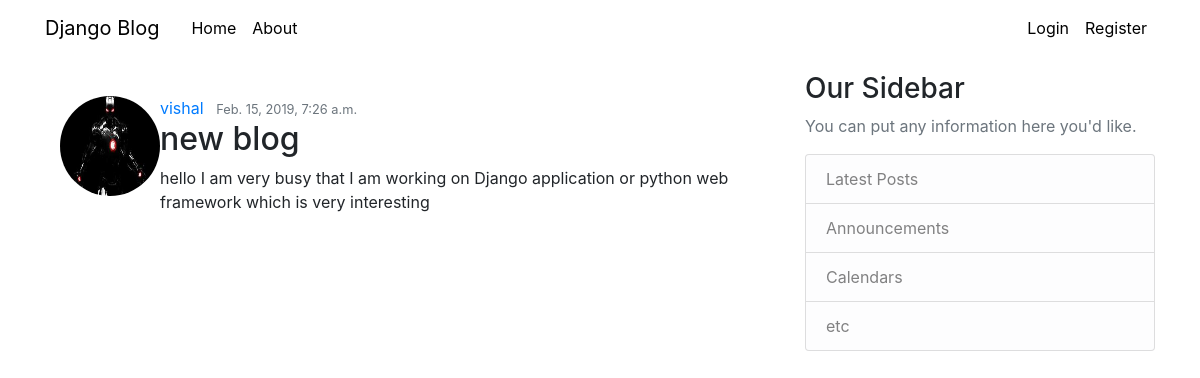
The app's page /post/4/ with its own data.
### viapp/models.py (models this page shows, shortened)
class Post( models.Model ):
	title = models.CharField(max_length=100)
	content = models.TextField()
	date_posted = models.DateTimeField(default=timezone.now)
	author = models.ForeignKey(User, on_delete=models.CASCADE)

### users/models.py (models this page shows, shortened)
class Profile(models.Model):
	user = models.OneToOneField(User,on_delete=models.CASCADE)
	image = models.ImageField(default = 'default.jpg',upload_to='profile_pics')

### viapp/views.py (the view)
# urls.py: path('post/<int:pk>/',PostDetailView.as_view(),name='post-detail'),
class PostDetailView(DetailView):
	model=Post
	template_name = 'post_detai.html'

### templates/post_detai.html (shortened to what this page needs)
{% extends "base.html" %}
{% block content %}
          <br>
		  <br>
		  <br>
		  <br>
		  <div class="container-fluid">
		  <article class = "media content-section">
		  	<img class="rounded-circle account-img" src='{{ object.author.profile.image.url }}' height=100 width=100>
		  	<div class = "media-body">
		  		<div class = "article-metadata">
		  			<a class="mr-2" href="#">{{ object.author }}</a>
		  			<small class="text-muted">{{ object.date_posted }}</small>
		  		</div>
		  		<h2 class="article-title">{{ object.title }}</h2>
		  		<p class="article-content">{{ object.content }}</p>
		  	</div>
		  </article>
		</div>
{% endblock content %}

### records on screen
Post: author.profile.image (picture), author "vishal", date_posted "Feb. 15, 2019, 7:26 a.m.", title "new blog", content "hello I am very busy that I am working on Django application or python web framework which is very interesting"
